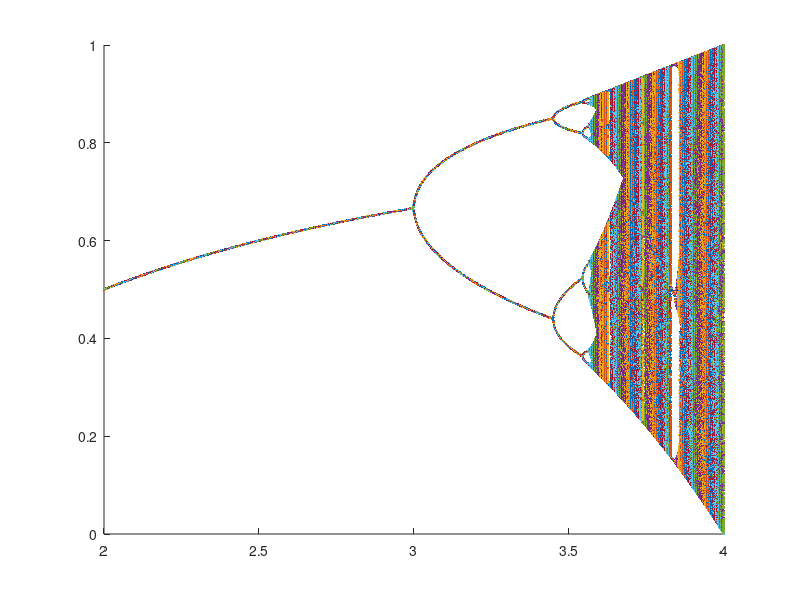

MATLAB code for this plot:
%Not needed

r = 2:0.001:4; % create vector with r values
figure(1)
hold on

for j = 1:length(r) % loop over the r vector
    Initialz = 0.5;
    N = 1000; %CHANGED TO 1000
    z = zeros(N,1);
    z(1) = Initialz;
    for i=2:N
        %calculate next value of x using current r value
        z(i) = r(j)*z(i-1)*(1-z(i-1));
    end
    
    %create a vector with all values of r(j)
    rvec = r(j)*ones(500,1);
    
    %only use the last 500 values of z
    truncatedz = z(501:end);
    
    %plot points, but do not connect lines
    plot(rvec,truncatedz,'.');
end %End r loop